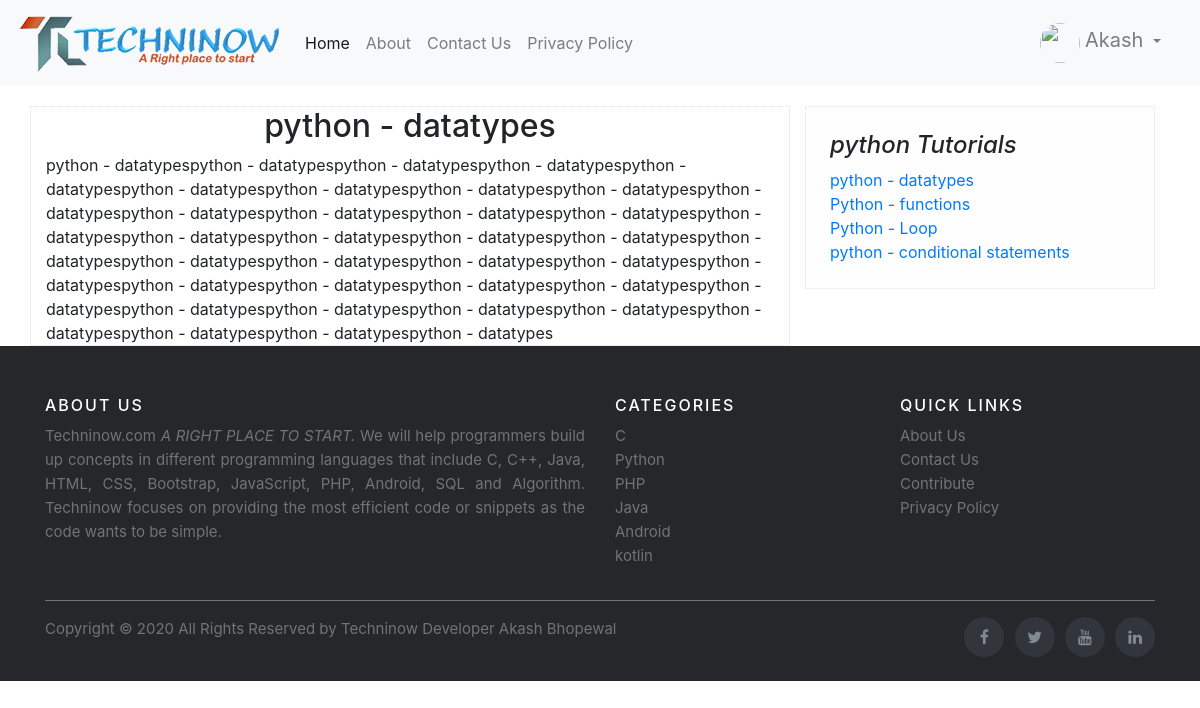
The page /Tutorial.php?cid=47 (signed in) on the database its author committed.
### tables this page shows
CREATE TABLE `post` (
  `post_id` int(11) NOT NULL,
  `title` varchar(100) NOT NULL,
  `description` text NOT NULL,
  `category` varchar(100) NOT NULL,
  `post_date` varchar(50) NOT NULL,
  `author` int(11) NOT NULL,
  `post_img` varchar(100) NOT NULL
);

CREATE TABLE `category` (
  `category_id` int(11) NOT NULL,
  `category_name` varchar(100) NOT NULL,
  `post` int(11) NOT NULL DEFAULT 0,
  `logo` varchar(100) NOT NULL
);

### Tutorial.php (the view, shortened to what this page needs)
            <!DOCTYPE html>
            <html lang="en">
            <head>
              <link rel="stylesheet" href="https://cdn.jsdelivr.net/npm/bootstrap@4.5.3/dist/css/bootstrap.min.css">
              <link rel="stylesheet" href="css/index.css">
              <link rel="stylesheet" href="dashboard.css">
              <link rel="stylesheet" href="https://cdnjs.cloudflare.com/ajax/libs/font-awesome/4.7.0/css/font-awesome.min.css">
            </head>
            <body>
              <nav class="navbar navbar-expand-lg navbar-light bg-light" style="background-color: #165c8d;">
                <a class="navbar-brand" href="#"><img src="Images/logo1.png" id="logo" alt="logo"></a>
                <div class="collapse navbar-collapse" id="navbarSupportedContent">
                  <ul class="navbar-nav mr-auto">
                    <li class="nav-item active">
                      <a class="nav-link" href="index.php">Home <span class="sr-only">(current)</span></a>
                    </li>
                    <li class="nav-item">
                      <a class="nav-link" href="About.php">About</a>
                    </li>
                    <li class="nav-item">
                      <a class="nav-link" href="contact.php">Contact Us</a>
                    </li>
                    <li class="nav-item">
                      <a class="nav-link" href="privacy.php">Privacy Policy</a>
                    </li>
                  </ul>
                  <?php
                  if (isset($_SESSION['user'])) {
                    echo '<form class="form-inline my-0 my-lg-0">
    <div class="btn-group dropbottom">
    <ul class="navbar-nav">
      <li class="nav-item dropdown">
      <a class="nav-link dropdown-toggle" href="#" id="navbarDropdownMenuLink" role="button" data-toggle="dropdown" aria-haspopup="true" aria-expanded="false">
        <img src="Images/user.png" width="40" height="40" class="rounded-circle">
        <span>
       ' . $_SESSION['user'] . '
          </span>
      </a>
      <div class="dropdown-menu" aria-labelledby="navbarDropdownMenuLink">
        <p> Hello ' . $_SESSION['user'] . ' Welcome !   </p><hr>
        <a class="dropdown-item" href="#">Your profile</a>
        <a class="dropdown-item" href="#">Edit Profile</a>
        <a class="dropdown-item" href="#">Help</a>
        <a class="dropdown-item" href="logout.php">Log Out</a>
      </div>
    </li>
  </ul>
</div>
  </form>';
                  }
                  ?>
                </div>
              </nav>
              <main role="main" class="container">
                <div class="row">
                  <div class="col-md-8 blog-main" style="border: .5px dotted rgb(230, 226, 226); background-color: rgb(255, 255, 255); margin-top: 20px;">
                    <div class="blog-post">
                    <?php
                   $re = @$_GET['p_id'];
                   if(isset($re)){
                    $sql = "select title, description from post where post_id = $re";
                    $result = mysqli_query($conn, $sql) or die("Query Failed 000.");
                    if (mysqli_num_rows($result) > 0) {
                      while ($row = mysqli_fetch_assoc($result)) {
                    ?>
                      <h2 class="blog-post-title" style="text-align: center;"><?php echo $row['title'];
                                                                              ?></h2>
                      <?php echo $row['description'];
                      ?>
                        <?php
                      }
                    }
                  }
                  else{
                    $limit = 1;
                    $cate_id = $_GET['cid'];
                    $sql = "SELECT post.post_id, post.title, post.description,post.post_date,
                      category.category_name,post.category FROM post
                      LEFT JOIN category ON post.category = category.category_id
                      WHERE category_id = $cate_id
                      ORDER BY post.post_id ASC LIMIT {$limit}";
                    $result = mysqli_query($conn, $sql) or die("Query Failed hai.");
                    if (mysqli_num_rows($result) > 0) {
                      while ($row = mysqli_fetch_assoc($result)) {
                        $c = $row['title'];
                       echo "<h2 class='blog-post-title' style='text-align: center;'>$c</h2>";
                        echo $row['description'];
                      }
                    }
                  }
                        ?>
                    </div>
                  </div>
                  <aside class="col-md-4 blog-sidebar">
                    <div class="p-4" style="border: .5px dotted rgb(235, 227, 227); background-color: rgb(255, 254, 254); margin-top: 20px;">
                      <?php
                      $limit = 10;
                      $myid = $_GET['cid'];
                      $sql = "SELECT post.post_id, post.title, post.description,post.post_date,
                category.category_name,post.category FROM post
                LEFT JOIN category ON post.category = category.category_id
             WHERE category_id = $myid
                ORDER BY post.post_id DESC LIMIT {$limit}";
                      $result = mysqli_query($conn, $sql) or die("Query Failed hai.");
                      if (mysqli_num_rows($result) > 0) {
                      ?>
                        <?php
                        $row = mysqli_fetch_assoc($result) ?>
                        <h4 class="font-italic"> <?php echo $row['category_name'];  ?> Tutorials</h4>
                      <?php
                      } else {
                        echo "<h3>No Results Found.</h3>";
                      }
                      ?>
                      <?php
                      $limit = 10;
                      $cate_id = $_GET['cid'];
                      $sql = "SELECT post.post_id, post.title, post.description,post.post_date,
                category.category_name,category.category_id,post.category FROM post
                LEFT JOIN category ON post.category = category.category_id
                WHERE category_id = $cate_id
                ORDER BY post.post_id ASC LIMIT {$limit}";
                      $result = mysqli_query($conn, $sql) or die("Query Failed hai.");
                      if (mysqli_num_rows($result) > 0) {
                      ?>
                        <ol class="list-unstyled mb-0">
                          <?php
                          while ($row = mysqli_fetch_assoc($result)) { ?>
                            <li><a href="Tutorial.php?cid=<?php echo $row['category_id'];  ?>&p_id=<?php echo $row['post_id'];  ?>"><?php echo $row['title'];  ?></a></li>
                          <?php
                          } ?>
                        <?php
                      } else {
                        echo "<h3>No Results Found.</h3>";
                      }
                        ?>
                        </ol>
                    </div>
                  </aside>
                </div>
              </main>
              <footer class="site-footer">
                <div class="container">
                  <div class="row">
                    <div class="col-sm-12 col-md-6">
                      <h6>About Us</h6>
                      <p class="text-justify">Techninow.com <i>A RIGHT PLACE TO START.</i> We will help programmers build up
                        concepts in different programming languages that include C, C++, Java, HTML, CSS, Bootstrap, JavaScript,
                        PHP, Android, SQL and Algorithm. Techninow focuses on providing the most efficient code or snippets as the
                        code wants to be simple. </p>
                    </div>
                    <div class="col-xs-6 col-md-3">
                      <h6>Categories</h6>
                      <ul class="footer-links">
                        <li><a href="http://scanfcode.com/category/c-language/">C</a></li>
                        <li><a href="http://scanfcode.com/category/front-end-development/">Python</a></li>
                        <li><a href="http://scanfcode.com/category/back-end-development/">PHP</a></li>
                        <li><a href="http://scanfcode.com/category/java-programming-language/">Java</a></li>
                        <li><a href="http://scanfcode.com/category/android/">Android</a></li>
                        <li><a href="http://scanfcode.com/category/templates/">kotlin</a></li>
                      </ul>
                    </div>
                    <div class="col-xs-6 col-md-3">
                      <h6>Quick Links</h6>
                      <ul class="footer-links">
                        <li><a href="http://scanfcode.com/about/">About Us</a></li>
                        <li><a href="http://scanfcode.com/contact/">Contact Us</a></li>
                        <li><a href="http://scanfcode.com/contribute-at-scanfcode/">Contribute</a></li>
                        <li><a href="http://scanfcode.com/privacy-policy/">Privacy Policy</a></li>
                      </ul>
                    </div>
                  </div>
                  <hr>
                </div>
                <div class="container">
                  <div class="row">
                    <div class="col-md-8 col-sm-6 col-xs-12">
                      <p class="copyright-text">Copyright &copy; 2020 All Rights Reserved by
                        <a href="#">Techninow</a>
                        <span>Developer</span>
                        <a href="#">Akash Bhopewal</a>
                      </p>
                    </div>
                    <div class="col-md-4 col-sm-6 col-xs-12">
                      <ul class="social-icons">
                        <li><a class="facebook" href="#"><i class="fa fa-facebook"></i></a></li>
                        <li><a class="twitter" href="#"><i class="fa fa-twitter"></i></a></li>
                        <li><a class="dribbble" href="#"><i class="fa fa-youtube"></i></a></li>
                        <li><a class="linkedin" href="#"><i class="fa fa-linkedin"></i></a></li>
                      </ul>
                    </div>
                  </div>
                </div>
              </footer>
            </body>
            </html>

### css/index.css (style rules this page uses)
.navbar-brand #logo { height: 60px; }
.site-footer { background-color:#26272b; padding:45px 0 20px; font-size:15px; line-height:24px; color:#737373; }
.site-footer hr { border-top-color:#bbb; opacity:0.5 }
.site-footer h6 { color:#fff; font-size:16px; text-transform:uppercase; margin-top:5px; letter-spacing:2px }
.site-footer a { color:#737373; }
.footer-links { padding-left:0; list-style:none }
.footer-links li { display:block }
.footer-links a { color:#737373 }
.site-footer .social-icons { text-align:right }
.site-footer .social-icons a { width:40px; height:40px; line-height:40px; margin-left:6px; margin-right:0; border-radius:100%; background-color:#33353d }
.copyright-text { margin:0 }
.social-icons { padding-left:0; margin-bottom:0; list-style:none }
.social-icons li { display:inline-block; margin-bottom:4px }
.social-icons a { background-color:#eceeef; color:#818a91; font-size:16px; display:inline-block; line-height:44px; width:44px; height:44px; text-align:center; margin-right:8px; border-radius:100%; -webkit-transition:all .2s linear; -o-transition:all .2s linear; transition:all .2s linear }

### dashboard.css (style rules this page uses)
.navbar-nav { margin-right: 15px; }
.navbar-nav span { font-size: 20px; }
* { padding: 0; margin: 0; text-decoration: none; list-style: none; box-sizing: border-box; }

### rows shown on the page
post: title "python - datatypes", description "python - datatypespython - datatypespython - datatypespython - datatypespython - datatypespython - datatypespython - datatypespython - datatypespython - datatypespython - datatypespython - datatypespython - datatypespython - datatypespython - datatypespython - datatypespython - datatypespython - datatypespython - datatypespython - datatypespython - datatypespython - datatypespython - datatypespython - datatypespython - datatypespython - datatypespython - datatypespython - datatypespython - datatypespython - datatypespython - datatypespython - datatypespython - datatypespython - datatypespython - datatypespython - datatypespython - datatypespython - datatypespython - datatypes"
category: category_name "python"
post: title "Python - functions"
post: title "Python - Loop"
post: title "python - conditional statements"

### other values the page prints
$_SESSION['user'] "Akash"
